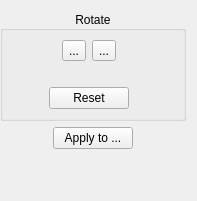
<?xml version="1.0" encoding="UTF-8"?>
<ui version="4.0">
 <class>fix_orientation::OptionsWidget</class>
 <widget class="QWidget" name="fix_orientation::OptionsWidget">
  <property name="geometry">
   <rect>
    <x>0</x>
    <y>0</y>
    <width>197</width>
    <height>201</height>
   </rect>
  </property>
  <property name="windowTitle">
   <string>Form</string>
  </property>
  <layout class="QVBoxLayout">
   <property name="leftMargin">
    <number>0</number>
   </property>
   <item>
    <widget class="CollapsibleGroupBox" name="rotateGroupBox">
     <property name="title">
      <string>Rotate</string>
     </property>
     <property name="alignment">
      <set>Qt::AlignCenter</set>
     </property>
     <layout class="QVBoxLayout">
      <property name="leftMargin">
       <number>0</number>
      </property>
      <item>
       <layout class="QHBoxLayout">
        <item>
         <spacer>
          <property name="orientation">
           <enum>Qt::Horizontal</enum>
          </property>
          <property name="sizeHint" stdset="0">
           <size>
            <width>1</width>
            <height>1</height>
           </size>
          </property>
         </spacer>
        </item>
        <item>
         <widget class="QToolButton" name="rotateLeftBtn">
          <property name="text">
           <string>...</string>
          </property>
          <property name="icon">
           <iconset resource="../../../resources/resources.qrc">
            <normaloff>:/icons/object-rotate-left.svg</normaloff>:/icons/object-rotate-left.svg</iconset>
          </property>
          <property name="iconSize">
           <size>
            <width>24</width>
            <height>24</height>
           </size>
          </property>
         </widget>
        </item>
        <item>
         <widget class="QToolButton" name="rotateRightBtn">
          <property name="text">
           <string>...</string>
          </property>
          <property name="icon">
           <iconset resource="../../../resources/resources.qrc">
            <normaloff>:/icons/object-rotate-right.svg</normaloff>:/icons/object-rotate-right.svg</iconset>
          </property>
          <property name="iconSize">
           <size>
            <width>24</width>
            <height>24</height>
           </size>
          </property>
         </widget>
        </item>
        <item>
         <spacer>
          <property name="orientation">
           <enum>Qt::Horizontal</enum>
          </property>
          <property name="sizeHint" stdset="0">
           <size>
            <width>1</width>
            <height>1</height>
           </size>
          </property>
         </spacer>
        </item>
       </layout>
      </item>
      <item>
       <layout class="QHBoxLayout">
        <item>
         <spacer>
          <property name="orientation">
           <enum>Qt::Horizontal</enum>
          </property>
          <property name="sizeHint" stdset="0">
           <size>
            <width>1</width>
            <height>1</height>
           </size>
          </property>
         </spacer>
        </item>
        <item>
         <widget class="QLabel" name="rotationIndicator">
          <property name="text">
           <string/>
          </property>
          <property name="pixmap">
           <pixmap resource="../../../resources/resources.qrc">:/icons/big-up-arrow.svg</pixmap>
          </property>
         </widget>
        </item>
        <item>
         <spacer>
          <property name="orientation">
           <enum>Qt::Horizontal</enum>
          </property>
          <property name="sizeHint" stdset="0">
           <size>
            <width>1</width>
            <height>1</height>
           </size>
          </property>
         </spacer>
        </item>
       </layout>
      </item>
      <item>
       <layout class="QHBoxLayout">
        <item>
         <spacer>
          <property name="orientation">
           <enum>Qt::Horizontal</enum>
          </property>
          <property name="sizeHint" stdset="0">
           <size>
            <width>1</width>
            <height>1</height>
           </size>
          </property>
         </spacer>
        </item>
        <item>
         <widget class="QPushButton" name="resetBtn">
          <property name="text">
           <string>Reset</string>
          </property>
         </widget>
        </item>
        <item>
         <spacer>
          <property name="orientation">
           <enum>Qt::Horizontal</enum>
          </property>
          <property name="sizeHint" stdset="0">
           <size>
            <width>1</width>
            <height>1</height>
           </size>
          </property>
         </spacer>
        </item>
       </layout>
      </item>
     </layout>
    </widget>
   </item>
   <item>
    <layout class="QHBoxLayout">
     <item>
      <spacer>
       <property name="orientation">
        <enum>Qt::Horizontal</enum>
       </property>
       <property name="sizeHint" stdset="0">
        <size>
         <width>1</width>
         <height>1</height>
        </size>
       </property>
      </spacer>
     </item>
     <item>
      <widget class="QPushButton" name="applyToBtn">
       <property name="text">
        <string>Apply to ...</string>
       </property>
      </widget>
     </item>
     <item>
      <spacer>
       <property name="orientation">
        <enum>Qt::Horizontal</enum>
       </property>
       <property name="sizeHint" stdset="0">
        <size>
         <width>1</width>
         <height>1</height>
        </size>
       </property>
      </spacer>
     </item>
    </layout>
   </item>
   <item>
    <spacer>
     <property name="orientation">
      <enum>Qt::Vertical</enum>
     </property>
     <property name="sizeHint" stdset="0">
      <size>
       <width>1</width>
       <height>1</height>
      </size>
     </property>
    </spacer>
   </item>
  </layout>
 </widget>
 <customwidgets>
  <customwidget>
   <class>CollapsibleGroupBox</class>
   <extends>QGroupBox</extends>
   <header location="global">CollapsibleGroupBox.h</header>
   <container>1</container>
  </customwidget>
 </customwidgets>
 <resources>
  <include location="../../../resources/resources.qrc"/>
 </resources>
 <connections/>
</ui>
